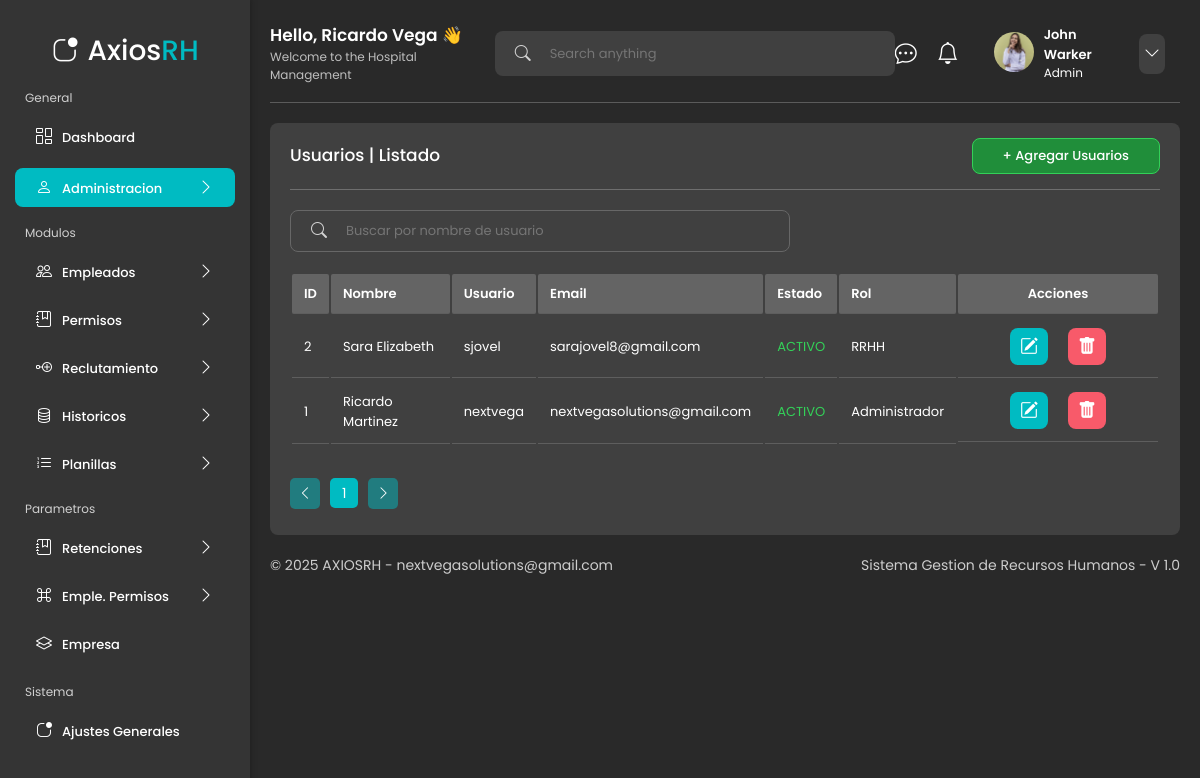
Screenshot of /administracion/usuarios/ with the database file from the repository.
### app/models.py (models this page shows, shortened)
class Usuario(models.Model):
    ESTADO_CHOICES = [
        ('ACTIVO', 'Activo'),
        ('INACTIVO', 'Inactivo'),
    ]
    nombre = models.CharField(max_length=100)
    usuario = models.CharField(max_length=50, unique=True)
    contraseña = models.CharField(max_length=128)  # Usualmente se guarda el hash de la contraseña
    telefono = models.CharField(max_length=20, blank=True, null=True)
    email = models.EmailField(unique=True)
    estado = models.CharField(max_length=10, choices=ESTADO_CHOICES, default='ACTIVO')
    rol = models.ForeignKey('Rol', on_delete=models.PROTECT, related_name='usuarios')
    class Meta:
        verbose_name = "Usuario"
        verbose_name_plural = "Usuarios"

class Rol(models.Model):
    TIPO_CHOICES = [
        ('TEMPORAL', 'Temporal'),
        ('FIJO', 'Fijo'),
    ]
    ESTADO_CHOICES = [
        ('ACTIVO', 'Activo'),
        ('INACTIVO', 'Inactivo'),
    ]
    nombre = models.CharField(max_length=100)
    tipo_rol = models.CharField(max_length=10, choices=TIPO_CHOICES)
    estado = models.CharField(max_length=10, choices=ESTADO_CHOICES)
    comentarios = models.TextField(blank=True, null=True)
    class Meta:
        verbose_name = "Rol"
        verbose_name_plural = "Roles"

### app/views.py (the view)
# urls.py: path("administracion/usuarios/", views.usuarios, name="usuarios"),
def usuarios(request):
    query = request.GET.get('buscador', '').strip()
    usuarios_list = Usuario.objects.all()
    if query:
        usuarios_list = usuarios_list.filter(
            Q(nombre__icontains=query) | Q(usuario__icontains=query)
        )
    usuarios_list = usuarios_list.order_by('-id')
    paginator = Paginator(usuarios_list, 10)
    page_number = request.GET.get('page')
    usuarios = paginator.get_page(page_number)
    return render(request, 'pages/administracion/usuarios.html', {
        'title': 'Usuarios',
        'usuarios': usuarios,
        'query': query,
    })

### ui/templates/pages/administracion/usuarios.html (shortened to what this page needs)
{% extends 'layouts/dashboard_layout.html' %}
{% load static %}
{% block content %}
<main class="table__principal__datos">
    <section class="table__principal__datos__content">
        <div class="table__left__information">
            <header class="table__left__information__header">
                <div class="table__left__information__header__title">
                    <h3 class="table__left__information__header__title-text">{{title}} | Listado</h3>
                </div>
                <div class="table__left__information__header__link">
                    <a class="table__left__information__header__link-click" href="{% url 'nuevo_usuario' %}">+ Agregar {{title}}</a>
                </div>
            </header>
            <div class="table__left__information__help">
                <form method="get" class="table__left__information__help__form">
                    <label for="search" class="table__left__information__help__form-label"><i class="bi bi-search"></i></label>
                    <div class="table__left__information__help__form__input">
                        <input
                            class="table__left__information__help__form__input-text"
                            type="search"
                            name="buscador"
                            id="search"
                            placeholder="Buscar por nombre de usuario"
                            value="{{ query }}"
                        >
                    </div>
                </form>
            </div>
            <table class="table__left__information__table">
                <thead>
                    <tr>
                        <th class="sortable">ID</th>
                        <th class="sortable">Nombre</th>
                        <th class="sortable">Usuario</th>
                        <th class="sortable">Email</th>
                        <th class="sortable">Estado</th>
                        <th class="sortable">Rol</th>
                        <th class="sortable sortable__acciones" style="text-align: center;">Acciones</th>
                    </tr>
                </thead>
                <tbody>
                    {% for usuario in usuarios %}
                    <tr>
                        <td>{{ usuario.id }}</td>
                        <td>{{ usuario.nombre }}</td>
                        <td>{{ usuario.usuario }}</td>
                        <td>{{ usuario.email }}</td>
                        <td class="status {% if usuario.estado == 'ACTIVO' %}discharge{% else %}transfer{% endif %}">
                            {{ usuario.estado }}
                        </td>
                        <td>{{ usuario.rol.nombre }}</td>
                        <td class="table__left__information__table__acciones">
                            <a href="{% url 'editar_usuario' usuario.id %}" class="editar">
                                <i class="bi bi-pencil-square"></i>
                            </a>
                            <a href="{% url 'eliminar_usuario' usuario.id %}" class="eliminar" data-id="{{ usuario.id }}">
                                <i class="bi bi-trash-fill"></i>
                            </a>
                        </td>
                    </tr>
                    {% empty %}
                    <tr>
                        <td colspan="7">No hay usuarios registrados.</td>
                    </tr>
                    {% endfor %}
                </tbody>
            </table>
            <div class="pagination">
                <ul class="pagination_list">
                    <li>
                        {% if usuarios.has_previous %}
                            <a href="?page={{ usuarios.previous_page_number }}{% if query %}&buscador={{ query }}{% endif %}">
                                <i class="bi bi-chevron-left"></i>
                            </a>
                        {% else %}
                            <span class="disabled"><i class="bi bi-chevron-left"></i></span>
                        {% endif %}
                    </li>
                    <li>
                        <a href="?page={{ usuarios.number }}{% if query %}&buscador={{ query }}{% endif %}" class="current">
                            {{ usuarios.number }}
                        </a>
                    </li>
                    <li>
                        {% if usuarios.has_next %}
                            <a href="?page={{ usuarios.next_page_number }}{% if query %}&buscador={{ query }}{% endif %}">
                                <i class="bi bi-chevron-right"></i>
                            </a>
                        {% else %}
                            <span class="disabled"><i class="bi bi-chevron-right"></i></span>
                        {% endif %}
                    </li>
                </ul>
            </div>
        </div>
    </section>
</main>
{% endblock %}

### rows the page displays
Usuario: id "2", nombre "Sara Elizabeth", usuario "sjovel", email "sarajovel8@gmail.com", estado "ACTIVO", rol.nombre "RRHH"
Usuario: id "1", nombre "Ricardo Martinez", usuario "nextvega", email "nextvegasolutions@gmail.com", estado "ACTIVO", rol.nombre "Administrador"

### other values shown
{{ title }} "Usuarios"
{{ usuarios.number }} "1"
